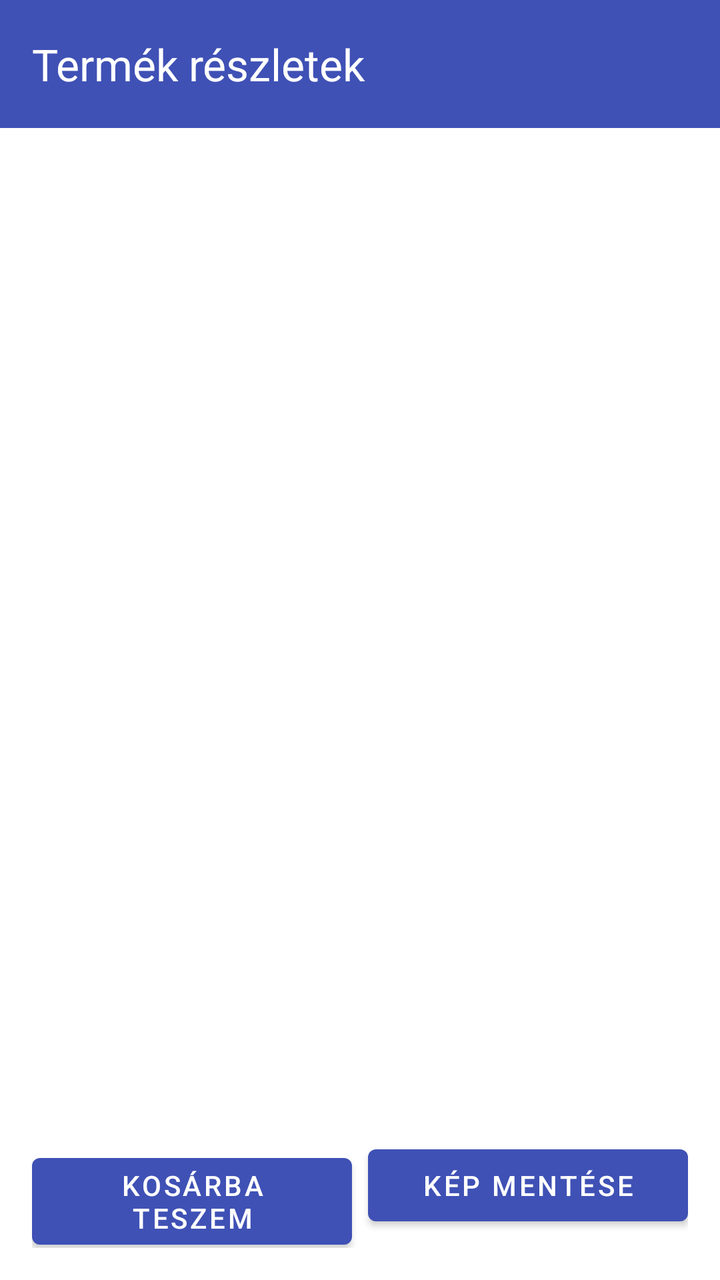
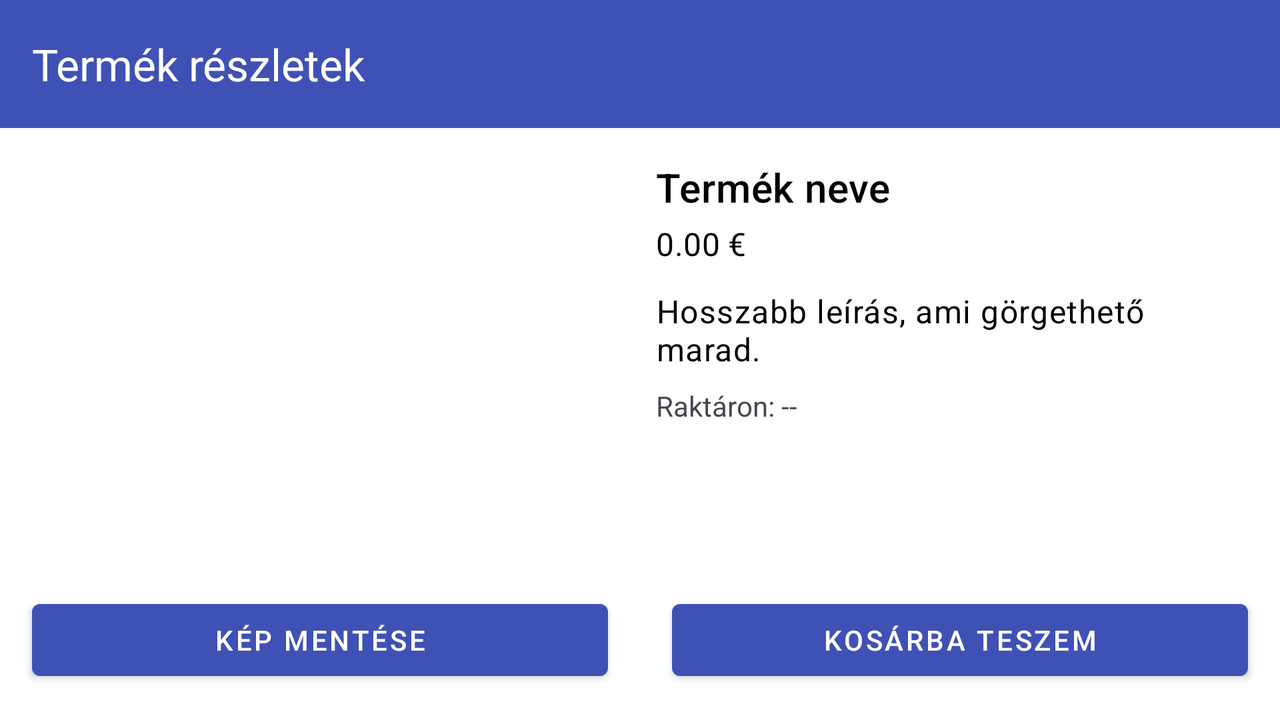

First picture: res/layout/ on a phone held upright. Second picture: the repository's own variant of that layout, on a device whose configuration matches the variant's folder. Source for both follows.
<!-- AndroidManifest.xml: application theme Theme.CarPartsShop -->
<!-- res/layout/activity_product_detail.xml -->
<?xml version="1.0" encoding="utf-8"?>
<androidx.constraintlayout.widget.ConstraintLayout
    xmlns:android="http://schemas.android.com/apk/res/android"
    xmlns:app="http://schemas.android.com/apk/res-auto"
    android:layout_width="match_parent"
    android:layout_height="match_parent">

    <com.google.android.material.appbar.MaterialToolbar
        android:id="@+id/toolbarDetail"
        android:layout_width="0dp"
        android:layout_height="?attr/actionBarSize"
        android:background="?attr/colorPrimary"
        app:title="Termék részletek"
        app:titleTextColor="@android:color/white"
        app:navigationIconTint="@android:color/white"
        app:popupTheme="@style/ThemeOverlay.MaterialComponents.Light"
        app:layout_constraintTop_toTopOf="parent"
        app:layout_constraintStart_toStartOf="parent"
        app:layout_constraintEnd_toEndOf="parent"/>

    <LinearLayout
        android:id="@+id/container"
        android:orientation="vertical"
        android:layout_width="0dp"
        android:layout_height="0dp"
        android:padding="16dp"
        app:layout_constraintTop_toBottomOf="@id/toolbarDetail"
        app:layout_constraintBottom_toTopOf="@+id/buttonPanel"
        app:layout_constraintStart_toStartOf="parent"
        app:layout_constraintEnd_toEndOf="parent">

        <ImageView
            android:id="@+id/imageDetail"
            android:layout_width="match_parent"
            android:layout_height="0dp"
            android:layout_weight="1"
            android:adjustViewBounds="true"
            android:scaleType="fitCenter"/>

        <ScrollView
            android:layout_width="match_parent"
            android:layout_height="0dp"
            android:layout_weight="1"
            android:fillViewport="true"
            android:layout_marginTop="16dp">

            <LinearLayout
                android:orientation="vertical"
                android:layout_width="match_parent"
                android:layout_height="wrap_content">

                <TextView
                    android:id="@+id/textName"
                    style="@style/TextAppearance.MaterialComponents.Headline6"
                    android:layout_width="match_parent"
                    android:layout_height="wrap_content"/>

                <TextView
                    android:id="@+id/textPrice"
                    style="@style/TextAppearance.MaterialComponents.Subtitle1"
                    android:layout_width="match_parent"
                    android:layout_height="wrap_content"
                    android:layout_marginTop="4dp"/>

                <TextView
                    android:id="@+id/textDescription"
                    style="@style/TextAppearance.MaterialComponents.Body1"
                    android:layout_width="match_parent"
                    android:layout_height="wrap_content"
                    android:layout_marginTop="12dp"/>

                <TextView
                    android:id="@+id/textStockStatus"
                    android:layout_width="wrap_content"
                    android:layout_height="wrap_content"
                    android:layout_marginTop="8dp"/>
            </LinearLayout>
        </ScrollView>
    </LinearLayout>

    <LinearLayout
        android:id="@+id/buttonPanel"
        android:layout_width="0dp"
        android:layout_height="wrap_content"
        android:orientation="horizontal"
        android:weightSum="2"
        android:padding="16dp"
        app:layout_constraintBottom_toBottomOf="parent"
        app:layout_constraintStart_toStartOf="parent"
        app:layout_constraintEnd_toEndOf="parent">

        <com.google.android.material.button.MaterialButton
            android:id="@+id/buttonAddToCart"
            style="@style/Widget.MaterialComponents.Button"
            android:layout_width="0dp"
            android:layout_weight="1"
            android:layout_height="wrap_content"
            android:text="Kosárba teszem"/>

        <com.google.android.material.button.MaterialButton
            android:id="@+id/buttonSaveImage"
            style="@style/Widget.MaterialComponents.Button"
            android:layout_width="0dp"
            android:layout_weight="1"
            android:layout_marginStart="8dp"
            android:layout_height="wrap_content"
            android:text="Kép mentése"/>
    </LinearLayout>
</androidx.constraintlayout.widget.ConstraintLayout>
<!-- resources referenced by this layout -->
<resources>
  <style name="Theme.CarPartsShop" parent="Base.Theme.CarPartsShop" />
  <style name="Base.Theme.CarPartsShop" parent="Theme.Material3.DayNight.NoActionBar">
  
          <item name="colorPrimary">@color/colorPrimary</item>
          <item name="colorPrimaryDark">@color/colorPrimaryDark</item>
          <item name="colorAccent">@color/colorAccent</item>
          <item name="android:windowBackground">@color/background</item>
          <item name="colorButtonNormal">@color/buttonColor</item>
          <item name="android:textColorPrimary">@color/black</item>
          <item name="android:textColorSecondary">#757575</item>
      </style>
  <color name="colorPrimary">@color/blue</color>
  <color name="colorPrimaryDark">#303F9F</color>
  <color name="colorAccent">@color/purple</color>
  <color name="background">@color/white</color>
  <color name="buttonColor">@color/blue</color>
  <color name="black">#FF000000</color>
  <color name="blue">#3F51B5</color>
  <color name="purple">#8A3AB9</color>
  <color name="white">#FFFFFFFF</color>
</resources>
<!-- res/layout-land/activity_product_detail.xml (the repository's variant of the layout above) -->
<!-- drawn on the phone turned sideways -->
<?xml version="1.0" encoding="utf-8"?>
<androidx.constraintlayout.widget.ConstraintLayout
    xmlns:android="http://schemas.android.com/apk/res/android"
    xmlns:app="http://schemas.android.com/apk/res-auto"
    android:layout_width="match_parent"
    android:layout_height="match_parent">

    <com.google.android.material.appbar.MaterialToolbar
        android:id="@+id/toolbarDetail"
        android:layout_width="0dp"
        android:layout_height="?attr/actionBarSize"
        android:background="?attr/colorPrimary"
        app:title="Termék részletek"
        app:titleTextColor="@android:color/white"
        app:navigationIconTint="@android:color/white"
        app:popupTheme="@style/ThemeOverlay.MaterialComponents.Light"
        app:layout_constraintTop_toTopOf="parent"
        app:layout_constraintStart_toStartOf="parent"
        app:layout_constraintEnd_toEndOf="parent"/>

    <LinearLayout
        android:id="@+id/land_container"
        android:orientation="horizontal"
        android:layout_width="0dp"
        android:layout_height="0dp"
        android:padding="16dp"
        app:layout_constraintTop_toBottomOf="@id/toolbarDetail"
        app:layout_constraintBottom_toTopOf="@id/buttonAddToCart"
        app:layout_constraintStart_toStartOf="parent"
        app:layout_constraintEnd_toEndOf="parent">

        <ImageView
            android:id="@+id/imageDetail"
            android:layout_width="0dp"
            android:layout_height="match_parent"
            android:layout_weight="1"
            android:adjustViewBounds="true"
            android:scaleType="fitCenter"/>

        <ScrollView
            android:layout_width="0dp"
            android:layout_height="match_parent"
            android:layout_weight="1"
            android:layout_marginStart="16dp"
            android:fillViewport="true">

            <LinearLayout
                android:orientation="vertical"
                android:layout_width="match_parent"
                android:layout_height="wrap_content">

                <TextView
                    android:id="@+id/textName"
                    style="@style/TextAppearance.MaterialComponents.Headline6"
                    android:layout_width="match_parent"
                    android:layout_height="wrap_content"
                    android:text="Termék neve"/>

                <TextView
                    android:id="@+id/textPrice"
                    style="@style/TextAppearance.MaterialComponents.Subtitle1"
                    android:layout_width="match_parent"
                    android:layout_height="wrap_content"
                    android:layout_marginTop="4dp"
                    android:text="0.00 €"/>

                <TextView
                    android:id="@+id/textDescription"
                    style="@style/TextAppearance.MaterialComponents.Body1"
                    android:layout_width="match_parent"
                    android:layout_height="wrap_content"
                    android:layout_marginTop="12dp"
                    android:text="Hosszabb leírás, ami görgethető marad."/>

                <TextView
                    android:id="@+id/textStockStatus"
                    android:layout_width="wrap_content"
                    android:layout_height="wrap_content"
                    android:layout_marginTop="8dp"
                    android:text="Raktáron: --"/>
            </LinearLayout>
        </ScrollView>
    </LinearLayout>

    <com.google.android.material.button.MaterialButton
        android:id="@+id/buttonSaveImage"
        style="@style/Widget.MaterialComponents.Button"
        android:layout_width="0dp"
        android:layout_height="wrap_content"
        android:text="Kép mentése"
        app:layout_constraintBottom_toBottomOf="parent"
        app:layout_constraintStart_toStartOf="parent"
        app:layout_constraintEnd_toStartOf="@+id/buttonAddToCart"
        app:layout_constraintHorizontal_chainStyle="spread"
        app:layout_constraintHorizontal_weight="1"
        android:layout_margin="16dp"/>

    <com.google.android.material.button.MaterialButton
        android:id="@+id/buttonAddToCart"
        style="@style/Widget.MaterialComponents.Button"
        android:layout_width="0dp"
        android:layout_height="wrap_content"
        android:text="Kosárba teszem"
        app:layout_constraintBottom_toBottomOf="parent"
        app:layout_constraintStart_toEndOf="@id/buttonSaveImage"
        app:layout_constraintEnd_toEndOf="parent"
        app:layout_constraintHorizontal_weight="1"
        android:layout_margin="16dp"/>
</androidx.constraintlayout.widget.ConstraintLayout>
